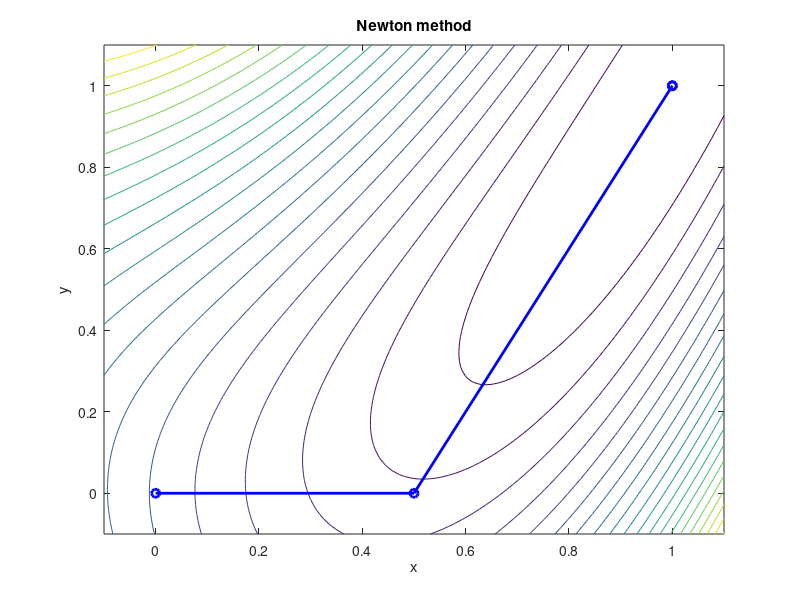

This figure's MATLAB source:

load('result.mat');

x1 = linspace(-0.1,1.1,100);
x2 = linspace(-0.1,1.1,100);

figure('Name','Trace');

[X1, X2] = meshgrid(x1 ,x2);
Y = (1-X1).^2 + 2*(X2 - X1.^2).^2;

contour(X1, X2, Y, 20); hold on;
plot(save_x1, save_x2, '-bo', 'LineWidth', 2);
title('Newton method'); xlabel('x'); ylabel('y');

